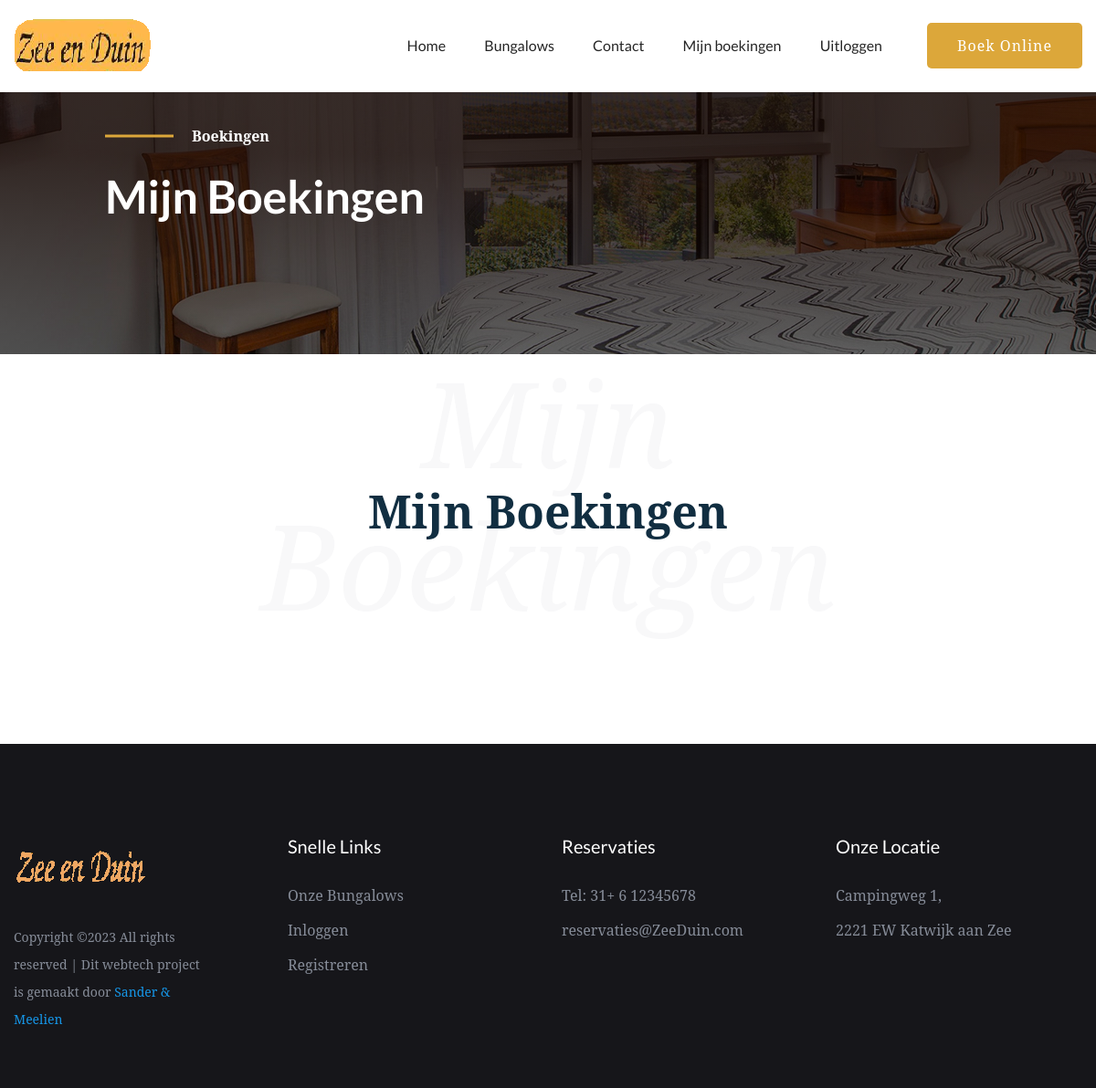
/boekingen (signed in), run on an earlier commit of the app's database.
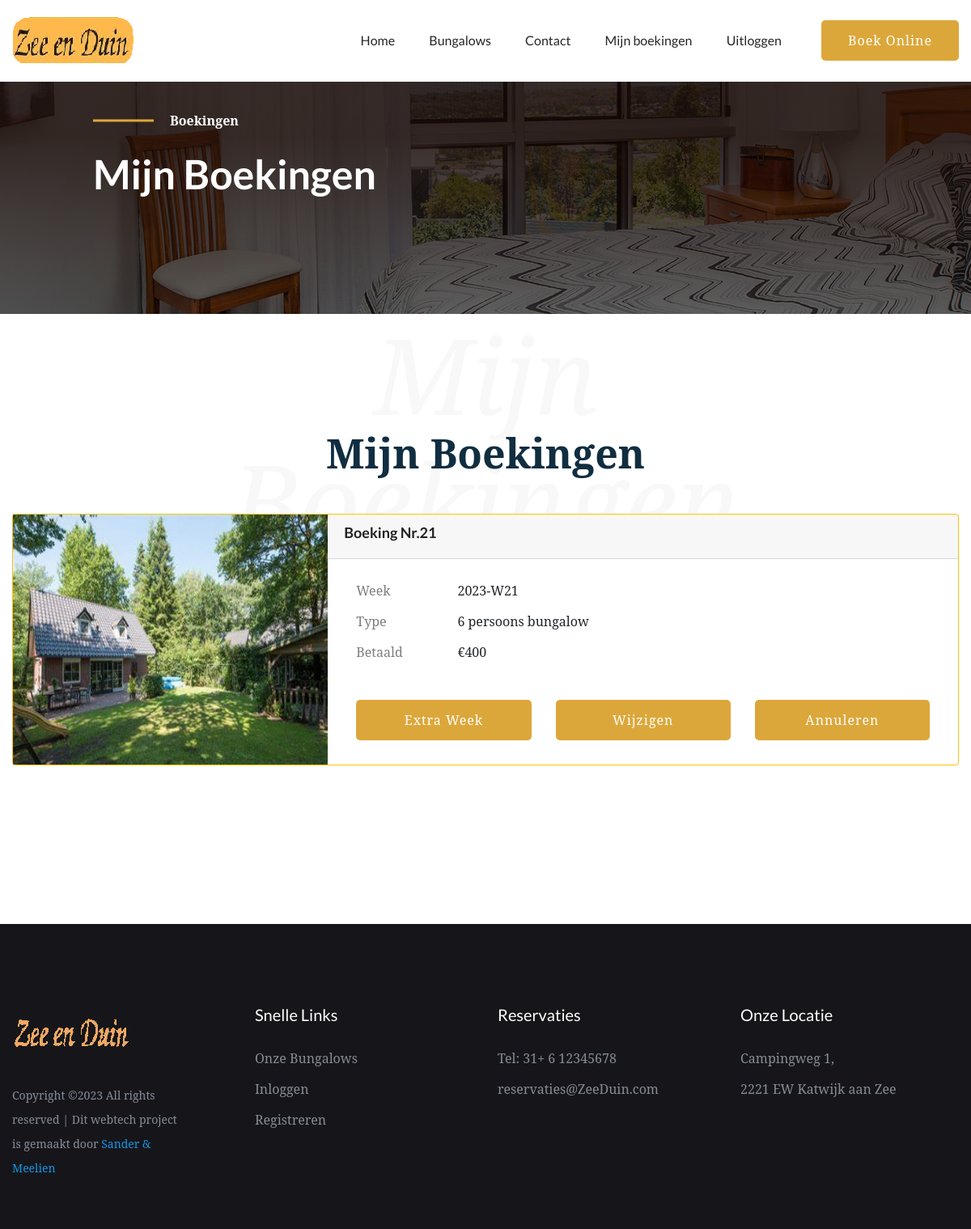
And on a later commit of the database.
### website2/models.py (models this page shows)
class Boekingen(db.Model):
    __tablename__ = 'bookings'
    id = db.Column(db.Integer, primary_key=True)
    week = db.Column(db.Integer, nullable=False) # Not NULL
    customer_id = db.Column(db.Integer, db.ForeignKey('customer.id')) # Foreign key?
    bungalow_id = db.Column(db.Integer, db.ForeignKey('bungalow.id')) # Foreign key?

class Bungalow(db.Model):
    __tablename__ = 'bungalow'
    id = db.Column(db.Integer, primary_key=True)
    name = db.Column(db.Text, nullable = False)
    size = db.Column(db.Integer, nullable = False)
    price = db.Column(db.Integer, nullable = False)
    bookings = db.relationship('Boekingen', backref='bungalow', uselist=False)

### website2/auth.py (the view)
@auth.route('/boekingen')
@login_required
def boekingen():
    results = db.session.execute(db.select(Boekingen, Bungalow)
                                 .filter(Boekingen.bungalow_id == Bungalow.id)
                                 .filter(Boekingen.customer_id == current_user.id)).scalars()
    return render_template("mijnboekingen.html", user=current_user, boekingen=results)

### website2/__init__.py (called while the page is built)
def create_app():
    app = Flask(__name__)
    app.config['SECRET_KEY'] = 'geheimesleutel'
    app.config['SQLALCHEMY_DATABASE_URI'] = f'sqlite:///{DB_NAME}'
    db.init_app(app)
    from .views import views
    from .auth import auth
    app.register_blueprint(views, url_prefix='/')
    app.register_blueprint(auth, url_prefix='/')
    from .models import Klant, Boekingen, Bungalow
    login_manager = LoginManager()
    login_manager.login_view = 'auth.login'
    login_manager.init_app(app)
    @login_manager.user_loader
    def load_klant(id):
        return Klant.query.get(int(id))
    with app.app_context():
        db.create_all()
    return app

### website2/templates/mijnboekingen.html (shortened to what this page needs)
{% extends "base.html" %}
{% block content %}
        <link rel="stylesheet" href="../static/assets/css/bootstrap.min.css">
        <link rel="stylesheet" href="../static/assets/css/owl.carousel.min.css">
        <link rel="stylesheet" href="../static/assets/css/gijgo.css">
        <link rel="stylesheet" href="../static/assets/css/slicknav.css">
        <link rel="stylesheet" href="../static/assets/css/animate.min.css">
        <link rel="stylesheet" href="../static/assets/css/magnific-popup.css">
        <link rel="stylesheet" href="../static/assets/css/fontawesome-all.min.css">
        <link rel="stylesheet" href="../static/assets/css/themify-icons.css">
        <link rel="stylesheet" href="../static/assets/css/themify-icons.css">
        <link rel="stylesheet" href="../static/assets/css/slick.css">
        <link rel="stylesheet" href="../static/assets/css/nice-select.css">
        <link rel="stylesheet" href="../static/assets/css/style.css">
        <link rel="stylesheet" href="../static/assets/css/responsive.css">
   </head>
   <body>
    <div id="preloader-active">
        <div class="preloader d-flex align-items-center justify-content-center">
            <div class="preloader-inner position-relative">
                <div class="preloader-img pere-text">
                    <strong>Boekingen</b>
                </div>
            </div>
        </div>
    </div>
    <main>
        <div class="slider-area">
            <div class="single-slider hero-overly slider-height2 d-flex align-items-center" data-background="../static/assets/img/hero/aboutpage_hero.jpg" >
                <div class="container">
                    <div class="row ">
                        <div class="col-md-11 offset-xl-1 offset-lg-1 offset-md-1">
                            <div class="hero-caption">
                                <span>Boekingen</span>
                                <h2>Mijn Boekingen</h2>
                            </div>
                        </div>
                    </div>
                </div>
            </div>
        </div>
        <section class="room-area r-padding1">
            <div class="container">
                <div class="row justify-content-center">
                    <div class="col-xl-8">
                        <div class="font-back-tittle mb-45">
                            <div class="archivment-front">
                                <h3>Mijn Boekingen</h3>
                            </div>
                            <h3 class="archivment-back">Mijn Boekingen</h3>
                        </div>
                    </div>
                </div>
                {% for boeking in boekingen %}
                <div class="card border-warning mb-3" style="max-width: full-screen;">
                    <div class="row no-gutters">
                      <div class="col-md-4 ">
                        {% if boeking.bungalow.id == 1 %}
                        <img src="../static/boekingcss/img/boeking4.jpg" class="float" alt="image4" height="309.25" width="389">
                        {% elif boeking.bungalow.id == 2 %}
                        <img src="../static/boekingcss/img/boeking6.jpg" class="float" alt="image4" height="309.25" width="389">
                        {% elif boeking.bungalow.id == 3 %}
                        <img src="../static/boekingcss/img/boeking8.jpg" class="float" alt="image4" height="309.25" width="389">
                        {% endif %}
                      </div>
                      <div class="col-md-8">
                        <div class="card-header "><h4><b>Boeking Nr.{{ boeking.id }}</b></h4>
                        </div>
                        <div class="card-body">
                            <div class="container">
                                <div class="mb-3 row ">
                                    <label for="staticEmail" class="col-sm-2 col-form-label">Week</label>
                                    <div class="col-sm-10">
                                      <input type="text" readonly class="form-control-plaintext" id="staticEmail" value="{{ boeking.week }}">
                                    </div>
                                    <label for="staticEmail" class="col-sm-2 col-form-label">Type</label>
                                    <div class="col-sm-10">
                                      <input type="text" readonly class="form-control-plaintext" id="staticEmail" value="{{ boeking.bungalow.size }} persoons bungalow">
                                    </div>
                                    <label for="staticEmail" class="col-sm-2 col-form-label">Betaald</label>
                                    <div class="col-sm-10">
                                      <input type="text" readonly class="form-control-plaintext" id="staticEmail" value="€{{ boeking.bungalow.price }}">
                                    </div>
                                </div>
                                <br>
                                <div class="row">
                                    <div class="col-4">
                                        <div class="header-btn">
                                            {% if boeking.bungalow.id == 1 %}
                                            <a href="/bungalow/1" class="btn btn1 d-none d-lg-block ">Extra week</a>
                                            {% elif boeking.bungalow.id == 2 %}
                                            <a href="/bungalow/2" class="btn btn1 d-none d-lg-block ">Extra week</a>
                                            {% elif boeking.bungalow.id == 3 %}
                                            <a href="/bungalow/3" class="btn btn1 d-none d-lg-block ">Extra week</a>
                                            {% endif %}
                                        </div>
                                    </div>
                                    <div class="col-4">
                                        <div class="header-btn">
                                            <a href="..." class="btn btn1 d-none d-lg-block" >Wijzigen</a>
                                        </div>
                                    </div>
                                    <div class="col-4">
                                        <div class="header-btn">
                                        <a class="btn btn1 d-none d-lg-block" href="{{ url_for('auth.delete_pl', id=boeking.id) }}">Annuleren</a>
                                    </div>
                                </div>
                                </div>
                            </div>
                        </div>
                      </div>
                    </div>
                  </div>
                  {% endfor %}
        </section>
    </body>
{% endblock %}

### website2/templates/base.html (shortened to what this page needs)
<!doctype html>
<html class="no-js" lang="zxx">
<head>
</head>
<body>
<header>
    <div class="fixed-top">
        <div class="navbar-white bg-white">
            <div class="header-area header-sticky">
                <div class="main-header ">
                    <div class="container">
                        <div class="row align-items-center">
                            <div class="col-xl-2 col-lg-2">
                                <div class="logo">
                                <a href="/"><img src="../static/assets/img/logo/logo.png" alt=""></a>
                                </div>
                            </div>
                        <div class="col-xl-8 col-lg-8">
                                <div class="main-menu f-right d-none d-lg-block">
                                    <nav>
                                        <ul id="navigation">
                                            <li><a href="/">Home</a></li>
                                            <li><a href="/bungalows">Bungalows</a></li>
                                            <li><a href="#contact">Contact</a></li>
                                            {% if current_user.is_authenticated %}
                                            <li><a href="/boekingen">Mijn boekingen</a></li>
                                            <li><a href="/logout">Uitloggen</a></li>
                                            {% endif %}
                                        </ul>
                                    </nav>
                                </div>
                            </div>
                            <div class="col-xl-2 col-lg-2">
                                <div class="header-btn">
                                    <a href="/bungalows" class="btn btn1 d-none d-lg-block ">Boek Online</a>
                                </div>
                            </div>
                            <div class="col-12">
                            </div>
                        </div>
                    </div>
                </div>
            </div>
        </div>
    </div>
</header>
{% block content %}
{% endblock %}
<div id= "contact" class="footer-area black-bg footer-padding">
    <div class="container">
        <div class="row d-flex justify-content-between">
            <div class="col-xl-3 col-lg-3 col-md-4 col-sm-6">
               <div class="single-footer-caption mb-30">
                  <div class="footer-logo">
                    <a href="/"><img src="../static/assets/img/logo/logo2.png" alt=""></a>
                  </div>
                  <div class="footer-pera">
                       <p>
Copyright &copy;<script>document.write(new Date().getFullYear());</script> All rights reserved | Dit webtech project is gemaakt door <a href="https://colorlib.com" target="_blank">Sander & Meelien</a>
</p>
                  </div>
               </div>
            </div>
            <div class="col-xl-3 col-lg-3 col-md-3 col-sm-5">
                <div class="single-footer-caption mb-30">
                    <div class="footer-tittle">
                        <h4>Snelle Links</h4>
                        <ul>
                            <li><a href="/rooms">Onze Bungalows</a></li>
                            <li><a href="/login">Inloggen</a></li>
                            <li><a href="/register">Registreren</a></li>
                        </ul>
                    </div>
                </div>
            </div>
            <div class="col-xl-3 col-lg-3 col-md-3 col-sm-3">
                <div class="single-footer-caption mb-30">
                    <div class="footer-tittle">
                        <h4>Reservaties</h4>
                        <ul>
                            <li><a href="https://web.whatsapp.com/">Tel: 31+ 6 12345678</a></li>
                            <li><a href="outlook.office.com">reservaties@ZeeDuin.com</a></li>
                        </ul>
                    </div>
                </div>
            </div>
            <div class="col-xl-3 col-lg-3 col-md-4  col-sm-5">
                <div class="single-footer-caption mb-30">
                    <div class="footer-tittle">
                        <h4>Onze Locatie</h4>
                        <ul>
                            <li><a href="https://goo.gl/maps/4o4eazKUDx2Xw54S6">Campingweg 1,</a></li>
                            <li><a href="https://goo.gl/maps/ZzdzSdYAud5MXzWb9">2221 EW Katwijk aan Zee</a></li>
                        </ul>
                    </div>
                </div>
            </div>
        </div>
    </div>
</div>
</body>

What changed in the data, as far as the page shows it:
added Boekingen: id "21", week "2023-W21", bungalow.size "6 persoons bungalow", bungalow.price "€400"
